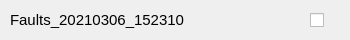
<?xml version="1.0" encoding="UTF-8"?>
<ui version="4.0">
 <class>WaveFileItemWidget</class>
 <widget class="QWidget" name="WaveFileItemWidget">
  <property name="geometry">
   <rect>
    <x>0</x>
    <y>0</y>
    <width>350</width>
    <height>40</height>
   </rect>
  </property>
  <property name="sizePolicy">
   <sizepolicy hsizetype="Ignored" vsizetype="Ignored">
    <horstretch>0</horstretch>
    <verstretch>0</verstretch>
   </sizepolicy>
  </property>
  <property name="windowTitle">
   <string>Form</string>
  </property>
  <widget class="QLabel" name="label">
   <property name="geometry">
    <rect>
     <x>10</x>
     <y>10</y>
     <width>271</width>
     <height>20</height>
    </rect>
   </property>
   <property name="font">
    <font>
     <pointsize>11</pointsize>
    </font>
   </property>
   <property name="text">
    <string>Faults_20210306_152310</string>
   </property>
  </widget>
  <widget class="QCheckBox" name="checkBox">
   <property name="geometry">
    <rect>
     <x>310</x>
     <y>10</y>
     <width>21</width>
     <height>20</height>
    </rect>
   </property>
   <property name="text">
    <string/>
   </property>
  </widget>
 </widget>
 <resources/>
 <connections/>
</ui>
